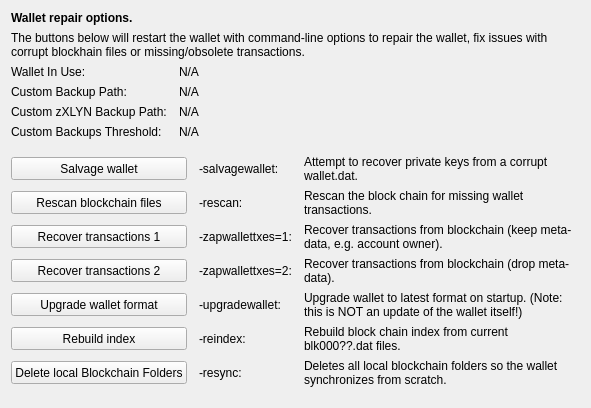
     <widget class="QWidget" name="tab_repair">
      <attribute name="title">
       <string>&amp;Wallet Repair</string>
      </attribute>
      <layout class="QGridLayout" name="gridLayout_4" columnstretch="0,0,0,0">
       <property name="horizontalSpacing">
        <number>12</number>
       </property>
       <item row="0" column="0" colspan="4">
        <widget class="QLabel" name="label_repair_header">
         <property name="font">
          <font>
           <weight>75</weight>
           <bold>true</bold>
          </font>
         </property>
         <property name="text">
          <string>Wallet repair options.</string>
         </property>
        </widget>
       </item>
       <item row="1" column="0" colspan="4">
        <widget class="QLabel" name="label_repair_helptext">
         <property name="font">
          <font>
           <weight>50</weight>
           <bold>false</bold>
          </font>
         </property>
         <property name="text">
          <string>The buttons below will restart the wallet with command-line options to repair the wallet, fix issues with corrupt blockhain files or missing/obsolete transactions.</string>
         </property>
         <property name="wordWrap">
          <bool>true</bool>
         </property>
        </widget>
       </item>
       <item row="2" column="0">
        <widget class="QLabel" name="wallet_path_label">
         <property name="text">
          <string>Wallet In Use:</string>
         </property>
        </widget>
       </item>
       <item row="2" column="1" colspan="3">
        <widget class="QLabel" name="wallet_path">
         <property name="cursor">
          <cursorShape>IBeamCursor</cursorShape>
         </property>
         <property name="text">
          <string>N/A</string>
         </property>
         <property name="textFormat">
          <enum>Qt::PlainText</enum>
         </property>
         <property name="textInteractionFlags">
          <set>Qt::LinksAccessibleByMouse|Qt::TextSelectableByKeyboard|Qt::TextSelectableByMouse</set>
         </property>
        </widget>
       </item>
       <item row="3" column="0">
        <widget class="QLabel" name="wallet_custombackuppath_label">
         <property name="visible">
          <bool>false</bool>
         </property>
         <property name="text">
          <string>Custom Backup Path:</string>
         </property>
        </widget>
       </item>
       <item row="3" column="1" colspan="3">
        <widget class="QLabel" name="wallet_custombackuppath">
         <property name="cursor">
          <cursorShape>IBeamCursor</cursorShape>
         </property>
         <property name="visible">
          <bool>false</bool>
         </property>
         <property name="text">
          <string>N/A</string>
         </property>
         <property name="textFormat">
          <enum>Qt::PlainText</enum>
         </property>
         <property name="textInteractionFlags">
          <set>Qt::LinksAccessibleByMouse|Qt::TextSelectableByKeyboard|Qt::TextSelectableByMouse</set>
         </property>
        </widget>
       </item>
       <item row="4" column="0">
        <widget class="QLabel" name="wallet_customzxlynbackuppath_label">
         <property name="visible">
          <bool>false</bool>
         </property>
         <property name="text">
          <string>Custom zXLYN Backup Path:</string>
         </property>
        </widget>
       </item>
       <item row="4" column="1" colspan="3">
        <widget class="QLabel" name="wallet_customzxlynbackuppath">
         <property name="cursor">
          <cursorShape>IBeamCursor</cursorShape>
         </property>
         <property name="visible">
          <bool>false</bool>
         </property>
         <property name="text">
          <string>N/A</string>
         </property>
         <property name="textFormat">
          <enum>Qt::PlainText</enum>
         </property>
         <property name="textInteractionFlags">
          <set>Qt::LinksAccessibleByMouse|Qt::TextSelectableByKeyboard|Qt::TextSelectableByMouse</set>
         </property>
        </widget>
       </item>
       <item row="5" column="0">
        <widget class="QLabel" name="wallet_custombackupthreshold_label">
         <property name="visible">
          <bool>false</bool>
         </property>
         <property name="text">
          <string>Custom Backups Threshold:</string>
         </property>
        </widget>
       </item>
       <item row="5" column="1" colspan="3">
        <widget class="QLabel" name="wallet_custombackupthreshold">
         <property name="cursor">
          <cursorShape>IBeamCursor</cursorShape>
         </property>
         <property name="visible">
          <bool>false</bool>
         </property>
         <property name="text">
          <string>N/A</string>
         </property>
         <property name="textFormat">
          <enum>Qt::PlainText</enum>
         </property>
         <property name="textInteractionFlags">
          <set>Qt::LinksAccessibleByMouse|Qt::TextSelectableByKeyboard|Qt::TextSelectableByMouse</set>
         </property>
        </widget>
       </item>
       <item row="6" column="0">
        <spacer name="verticalSpacer_repair1">
         <property name="orientation">
          <enum>Qt::Vertical</enum>
         </property>
         <property name="sizeHint" stdset="0">
          <size>
           <width>10</width>
           <height>10</height>
          </size>
         </property>
        </spacer>
       </item>
       <item row="7" column="0" colspan="2">
        <widget class="QPushButton" name="btn_salvagewallet">
         <property name="minimumSize">
          <size>
           <width>100</width>
           <height>23</height>
          </size>
         </property>
         <property name="text">
          <string>Salvage wallet</string>
         </property>
        </widget>
       </item>
       <item row="7" column="2">
        <widget class="QLabel" name="label_repair_salvage_command">
         <property name="text">
          <string notr="true">-salvagewallet:</string>
         </property>
        </widget>
       </item>
       <item row="7" column="3">
        <widget class="QLabel" name="label_repair_salvage">
         <property name="text">
          <string>Attempt to recover private keys from a corrupt wallet.dat.</string>
         </property>
         <property name="wordWrap">
          <bool>true</bool>
         </property>
        </widget>
       </item>
       <item row="8" column="0" colspan="2">
        <widget class="QPushButton" name="btn_rescan">
         <property name="minimumSize">
          <size>
           <width>100</width>
           <height>23</height>
          </size>
         </property>
         <property name="text">
          <string>Rescan blockchain files</string>
         </property>
        </widget>
       </item>
       <item row="8" column="2">
        <widget class="QLabel" name="label_repair_rescan_command">
         <property name="text">
          <string notr="true">-rescan:</string>
         </property>
        </widget>
       </item>
       <item row="8" column="3">
        <widget class="QLabel" name="label_repair_rescan">
         <property name="text">
          <string>Rescan the block chain for missing wallet transactions.</string>
         </property>
         <property name="wordWrap">
          <bool>true</bool>
         </property>
        </widget>
       </item>
       <item row="9" column="0" colspan="2">
        <widget class="QPushButton" name="btn_zapwallettxes1">
         <property name="minimumSize">
          <size>
           <width>100</width>
           <height>23</height>
          </size>
         </property>
         <property name="text">
          <string>Recover transactions 1</string>
         </property>
        </widget>
       </item>
       <item row="9" column="2">
        <widget class="QLabel" name="label_repair_zap1_command">
         <property name="text">
          <string notr="true">-zapwallettxes=1:</string>
         </property>
        </widget>
       </item>
       <item row="9" column="3">
        <widget class="QLabel" name="label_repair_zap1">
         <property name="text">
          <string>Recover transactions from blockchain (keep meta-data, e.g. account owner).</string>
         </property>
         <property name="wordWrap">
          <bool>true</bool>
         </property>
        </widget>
       </item>
       <item row="10" column="0" colspan="2">
        <widget class="QPushButton" name="btn_zapwallettxes2">
         <property name="minimumSize">
          <size>
           <width>100</width>
           <height>23</height>
          </size>
         </property>
         <property name="text">
          <string>Recover transactions 2</string>
         </property>
        </widget>
       </item>
       <item row="10" column="2">
        <widget class="QLabel" name="label_repair_zap2_command">
         <property name="text">
          <string notr="true">-zapwallettxes=2:</string>
         </property>
        </widget>
       </item>
       <item row="10" column="3">
        <widget class="QLabel" name="label_repair_zap2">
         <property name="text">
          <string>Recover transactions from blockchain (drop meta-data).</string>
         </property>
         <property name="wordWrap">
          <bool>true</bool>
         </property>
        </widget>
       </item>
       <item row="11" column="0" colspan="2">
        <widget class="QPushButton" name="btn_upgradewallet">
         <property name="minimumSize">
          <size>
           <width>100</width>
           <height>23</height>
          </size>
         </property>
         <property name="text">
          <string>Upgrade wallet format</string>
         </property>
        </widget>
       </item>
       <item row="11" column="2">
        <widget class="QLabel" name="label_repair_upgrade_command">
         <property name="text">
          <string notr="true">-upgradewallet:</string>
         </property>
        </widget>
       </item>
       <item row="11" column="3">
        <widget class="QLabel" name="label_repair_upgrade">
         <property name="text">
          <string>Upgrade wallet to latest format on startup. (Note: this is NOT an update of the wallet itself!)</string>
         </property>
         <property name="wordWrap">
          <bool>true</bool>
         </property>
        </widget>
       </item>
       <item row="12" column="0" colspan="2">
        <widget class="QPushButton" name="btn_reindex">
         <property name="minimumSize">
          <size>
           <width>100</width>
           <height>23</height>
          </size>
         </property>
         <property name="text">
          <string>Rebuild index</string>
         </property>
        </widget>
       </item>
       <item row="12" column="2">
        <widget class="QLabel" name="label_repair_reindex_command">
         <property name="text">
          <string notr="true">-reindex:</string>
         </property>
        </widget>
       </item>
       <item row="12" column="3">
        <widget class="QLabel" name="label_repair_reindex">
         <property name="text">
          <string>Rebuild block chain index from current blk000??.dat files.</string>
         </property>
         <property name="wordWrap">
          <bool>true</bool>
         </property>
        </widget>
       </item>
       <item row="13" column="0" colspan="2">
        <widget class="QPushButton" name="btn_resync">
         <property name="minimumSize">
          <size>
           <width>100</width>
           <height>23</height>
          </size>
         </property>
         <property name="text">
          <string>Delete local Blockchain Folders</string>
         </property>
        </widget>
       </item>
       <item row="13" column="2">
        <widget class="QLabel" name="label_repair_resync_command">
         <property name="text">
          <string>-resync:</string>
         </property>
        </widget>
       </item>
       <item row="13" column="3">
        <widget class="QLabel" name="label_repair_resync">
         <property name="text">
          <string>Deletes all local blockchain folders so the wallet synchronizes from scratch.</string>
         </property>
         <property name="wordWrap">
          <bool>true</bool>
         </property>
        </widget>
       </item>
       <item row="14" column="0">
        <spacer name="verticalSpacer_repair2">
         <property name="orientation">
          <enum>Qt::Vertical</enum>
         </property>
         <property name="sizeHint" stdset="0">
          <size>
           <width>20</width>
           <height>10</height>
          </size>
         </property>
        </spacer>
       </item>
      </layout>
     </widget>
